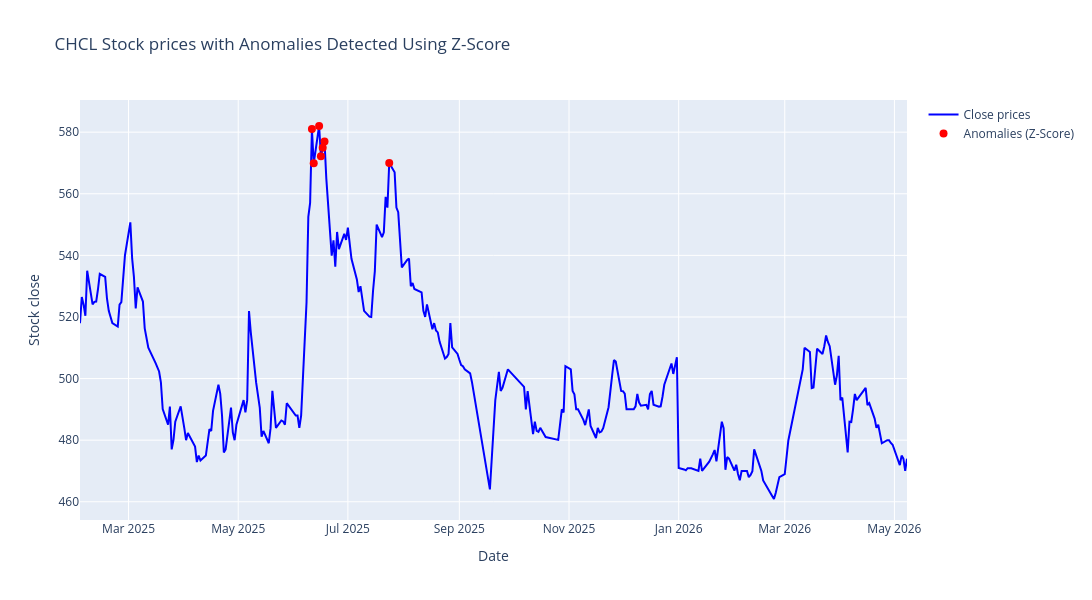

Source (notebook cell):
### Markdown cell above
### Z Score

### Code cell
# Calculate Z Score for close prices
df["Anomaly_Z_Score"] = zscore(df["close"])

# Identify anomalies where Z-Score >3 or < -3
anomalies_zscore = df[abs(df["Anomaly_Z_Score"]) > z_score_threshold]

# Create the figure
fig = go.Figure()

# Add 'Close' close line
fig.add_trace(
    go.Scatter(
        x=df.index,
        y=df["close"],
        mode="lines",
        name="Close prices",
        line=dict(color="blue", width=2),
    )
)

# Add anomalies (Z-score > 3 or < -3) as red markers
fig.add_trace(
    go.Scatter(
        x=anomalies_zscore.index,
        y=anomalies_zscore["close"],
        mode="markers",
        name="Anomalies (Z-Score)",
        marker=dict(color="red", size=8, symbol="circle"),
        showlegend=True,
    )
)

# Update layout for a larger figure size and title
fig.update_layout(
    title=f"{stock_name} Stock prices with Anomalies Detected Using Z-Score",
    xaxis_title="Date",
    yaxis_title="Stock close",
    autosize=False,
    width=1200,
    height=600,
)

# Show the plot
fig.show()
# df.sort_values(by="Anomaly_Z_Score",ascending=False).head()
anomalies_zscore.head()

### Figure 1 — Plotly figure (JSON) as saved in the notebook; plotly's stock layout.template omitted (floating-point values rounded to 4 significant figures; data arrays with more than 128 entries replaced by an {"elided": "..."} marker saying what was removed)
{"data": [{"line": {"color": "blue", "width": 2}, "mode": "lines", "name": "Close prices", "type": "scatter", "x": {"elided": "284 str values"}, "y": {"elided": "284 float values"}}, {"marker": {"color": "red", "size": 8, "symbol": "circle"}, "mode": "markers", "name": "Anomalies (Z-Score)", "showlegend": true, "type": "scatter", "x": ["2025-06-11T00:00:00.000000000", "2025-06-12T00:00:00.000000000", "2025-06-15T00:00:00.000000000", "2025-06-16T00:00:00.000000000", "2025-06-17T00:00:00.000000000", "2025-06-18T00:00:00.000000000", "2025-07-24T00:00:00.000000000"], "y": [581.0, 569.9, 582.0, 572.2, 574.9, 577.0, 570.0]}], "layout": {"autosize": false, "height": 600, "title": {"text": "CHCL Stock prices with Anomalies Detected Using Z-Score"}, "width": 1200, "xaxis": {"title": {"text": "Date"}}, "yaxis": {"title": {"text": "Stock close"}}}}
